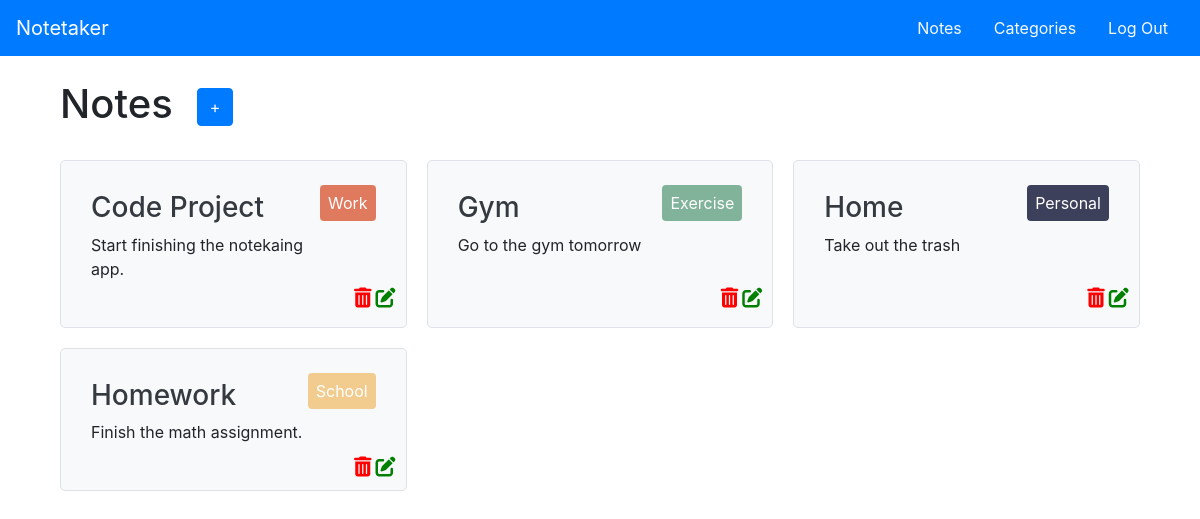
Page /notes/Diego/ (signed in) on the committed database.
### notes/models.py (models this page shows, shortened)
class Note(models.Model):
    title = models.CharField(max_length=200)
    text = models.TextField()
    user = models.ForeignKey(User, on_delete=models.CASCADE, related_name='notes')
    category = models.ForeignKey(Category, on_delete=models.SET_NULL, related_name='notes', null=True)
    class Meta:
        ordering = ['title']

### categories/models.py (models this page shows, shortened)
class Category(models.Model):
    name = models.CharField(max_length=200)
    user = models.ForeignKey(User, on_delete=models.CASCADE, related_name='user_categories')
    color = models.ForeignKey(Color, on_delete=models.CASCADE, default=None)
    class Meta:
        ordering = ['name']

### notes/views.py (the view)
# urls.py: path('<str:username>/', views.UserNotes.as_view(), name='user_notes'),
class UserNotes(LoginRequiredMixin, generic.ListView):
    model = models.Note
    template_name = 'notes/user_note_list.html'
    def get_queryset(self):
        self.note_user = User.objects.get(id=self.request.user.id)
        return self.note_user.notes.all()
    def get_context_data(self, **kwargs):
        context = super().get_context_data(**kwargs)
        context["note_user"] = self.note_user
        return context

### notes/templates/notes/user_note_list.html
{% extends "notes/note_base.html" %}
{% block note_content %}
<div class="mt-4 d-flex">
    <h1>Notes</h1>
    <div>
        <a class="btn btn-primary ml-4 mt-2" href="{% url 'notes:create' %}">+</a>
    </div>
</div>
<div class="mt-4 grid-category">
    {% for note in note_user.notes.all %}
    <div class="d-flex justify-content-between border bg-light container grid-block position-relative">
        <div>
            <h3 class="text-dark m-auto">{{note.title}}</h3>
            <div class="mt-2">
                <p>{{note.text}}</p>
            </div>
        </div>
        <div>
            <span class="p-2 rounded text-white" style="background-color: {{note.category.color.code}};">{{note.category.name}}</span>
        </div>
        <div class="trash-position d-flex">
            <a href="{% url 'notes:delete' pk=note.pk %}"><i class="fas fa-trash-alt fa-lg" style="color: red;"></i></a>
            <a href="{% url 'notes:update' pk=note.pk %}"><i class="fas fa-edit fa-lg ml-1" style="color: green;"></i></a>
        </div>
    </div>
    {% empty %}
        <p>You have no notes yet, click the plus button to add a new one!</p>
    {% endfor %}
</div>
{% endblock %}

### notes/templates/notes/note_base.html
{% extends "base.html" %}
{% block content %}
<div class="container">
    {% block note_content %}{% endblock %}
</div>
{% endblock %}

### templates/base.html (shortened to what this page needs)
<!DOCTYPE html>
{% load static %}
<html lang="en">
<head>
    <link rel="stylesheet" href="https://maxcdn.bootstrapcdn.com/bootstrap/4.0.0/css/bootstrap.min.css">
    <link rel="stylesheet" href="{% static 'notetaker/css/master.css' %}">
</head>
<body>
    <nav class="navbar bg-primary">
        <a class="text-white navbar-brand" href="{% url 'index' %}">Notetaker</a>
            <ul class="nav justify-content-end">
                {% if user.is_authenticated %}
                    <li class="nav-item">
                        <a href="{% url 'notes:user_notes' username=user.username %}" class="nav-link text-light">Notes</a>
                    </li>
                    <li class="nav-item">
                        <a href="{% url 'categories:for_user' username=user.username %}" class="nav-link text-light">Categories</a>
                    </li>
                    <li class="nav-item">
                        <a href="{% url 'accounts:logout' %}" class="nav-link text-light">Log Out</a>
                    </li>
                {% endif %}
            </ul>
    </nav>
    <div class="container">
        {% block content %}
        {% endblock %}
    </div>
</body>
</html>

### static/notetaker/css/master.css (style rules this page uses)
.grid-category { display: grid; grid-template-columns: 1fr 1fr 1fr; gap: 20px; padding: 30x; }
.grid-block { padding: 30px; border-radius: 5px; }
.trash-position { position: absolute; top: 75%; left: 85%; }

### rows in the picture
Note: title "Code Project", text "Start finishing the notekaing app.", category.name "Work"
Note: title "Gym", text "Go to the gym tomorrow", category.name "Exercise"
Note: title "Home", text "Take out the trash", category.name "Personal"
Note: title "Homework", text "Finish the math assignment.", category.name "School"
